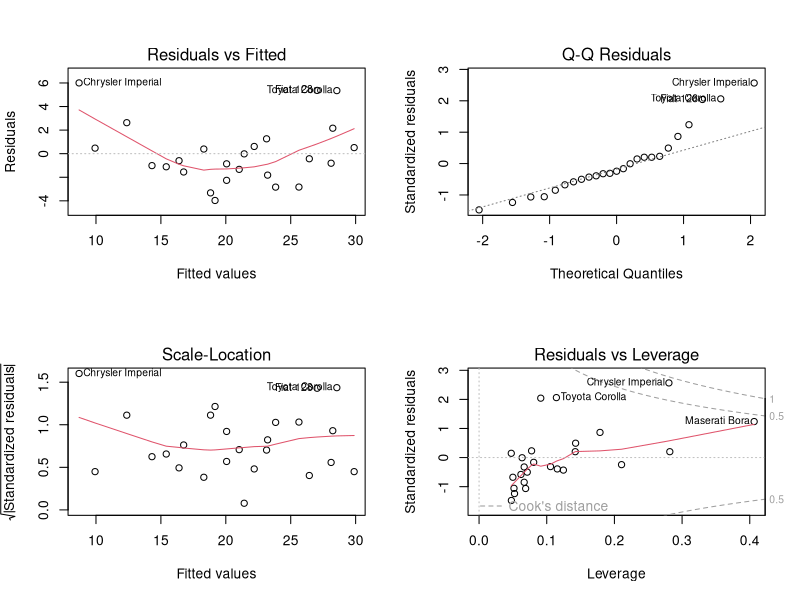

R code for this plot:
## ---- chunk 1
# Load dataset and view first few rows
data(mtcars)
head(mtcars)

# Summary statistics for selected variables
summary(mtcars[, c("mpg", "wt", "hp")])

# Correlation matrix
cor(mtcars[, c("mpg", "wt", "hp")])

# Normality test (Shapiro-Wilk test on mpg)
shapiro.test(mtcars$mpg)

set.seed(123)

# Train/Test Split
train_index <- sample(1:nrow(mtcars), 0.8 * nrow(mtcars))
train_data <- mtcars[train_index, ]
test_data <- mtcars[-train_index, ]

# Fit Multiple Linear Regression Model
model <- lm(mpg ~ wt + hp, data = train_data)
summary(model)

# Diagnostic plots for residuals
par(mfrow = c(2, 2))
plot(model)
par(mfrow = c(1, 1))

# Predictions on test data
predictions <- predict(model, newdata = test_data)

# Calculate RMSE
rmse <- sqrt(mean((test_data$mpg - predictions)^2))
print(paste("Test RMSE:", rmse))
